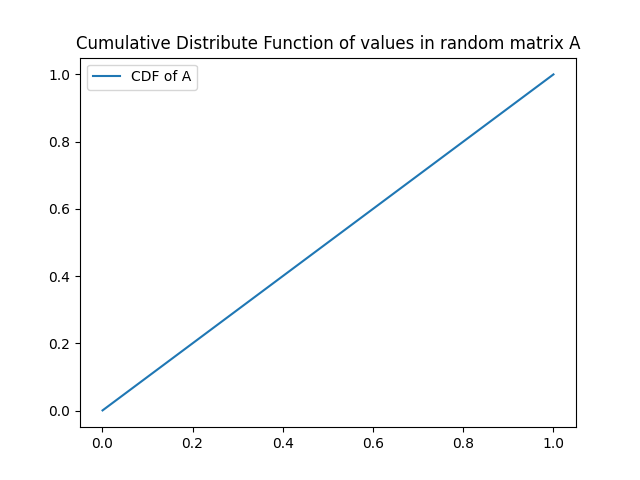

Reproduce this figure in Python.
"""
Generate Cumulative Distribution Function of matrix A using matplotlib and numpy
"""
import numpy as np
import matplotlib.pyplot as plt

a = np.load("a.npy")

count, bins_count = np.histogram(a, 2000)

# Calculate CDF using probability distribution function (PDF)
pdf = count / sum(count)
cdf = np.cumsum(pdf)

plt.plot(bins_count[1:], cdf, label="CDF of A")
plt.title("Cumulative Distribute Function of values in random matrix A")
plt.legend()

plt.savefig("plot.png")
